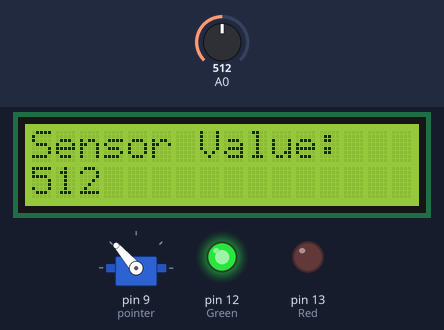
Recording of a sketch running on a simulated Arduino Uno, built with avr-gcc and run on an emulated ATmega328P. Shown: servo, 16×2 character LCD, output pins drawn as LEDs (lit = HIGH). The test bench sets the inputs (shaded band); at power-on: A0 = 512. What the sketch prints to the serial monitor is not drawn.

Above: at 1.2 s.
1.3 s: A0 set to 985
At 1.7 s:
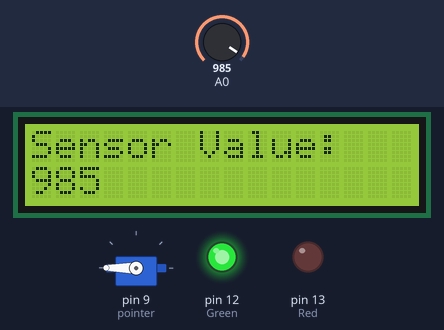
2.8 s: A0 set to 1007
At 3.3 s:
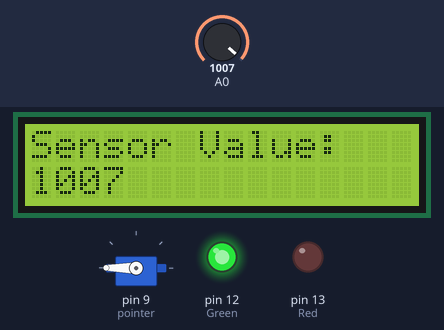
4.3 s: A0 set to 340
At 5.5 s:
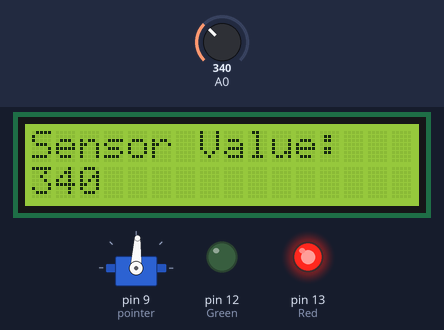
7.3 s: A0 set to 360
At 7.9 s:
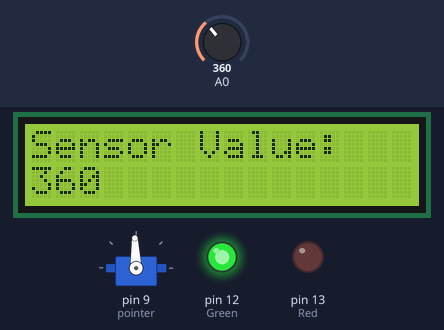
8.8 s: A0 set to 306
At 9.4 s:
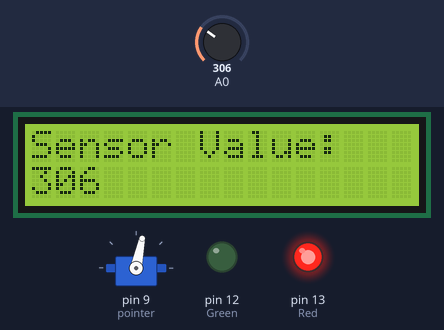
10.3 s: A0 set to 1023
At 11.0 s:
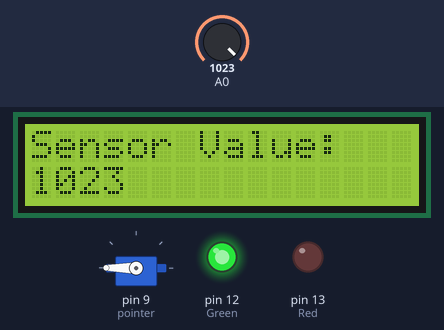
Timing chart, 0 to 13.3 s (numbered marks = the images above; inputs shaded):
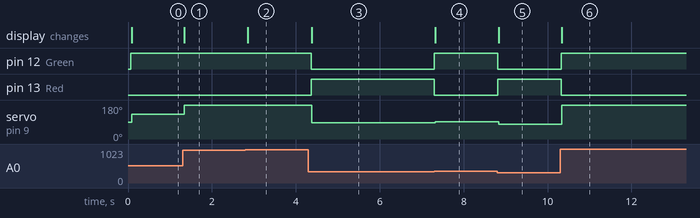

The sketch:

Arduino.ino
```cpp
#include <string.h>
#include <LiquidCrystal_I2C.h>
#include <Servo.h>

Servo pointer;

LiquidCrystal_I2C lcd(0x27, 16, 2);
int sensorValue = 0;
int val;

void setup() {
  // Initialize LEDs
  pinMode(LED_BUILTIN, OUTPUT);
  pinMode(13, OUTPUT);//Red
  pinMode(12, OUTPUT);//Green

  // Initialize Servo
  pointer.attach(9);

  Serial.begin(9600);

}

void loop() {
  // Initialize LCD
  lcd.init();
  lcd.backlight();
  lcd.clear();

  // Receive Potentiometer Data
  sensorValue = analogRead(A0);
  Serial.println(sensorValue);

  // Operate Pointer
  val = analogRead(A0);
  val = map(val, 0, 700, 0, 180);
  pointer.write(val);
  delay(0);

  // LEDs
  if (sensorValue < 350){
    digitalWrite(13, HIGH);
    digitalWrite(12, LOW);
  }

  else if (sensorValue > 350){
    digitalWrite(13, LOW);
    digitalWrite(12, HIGH);
  }


    lcd.setCursor(0,0);
    lcd.print("Sensor Value:");
    lcd.setCursor(0,1);
    lcd.print(sensorValue);
}
```

Measured:
- after the input at 1.3 s, servo on pin 9 (pointer): 131° → 180° at once; the display: changes at once (image 1)
- after the input at 2.8 s, the display: changes after 0.06 s (image 2)
- after the input at 4.3 s, pin 12 (Green): HIGH → LOW after 0.07 s; pin 13 (Red): LOW → HIGH after 0.07 s; servo on pin 9 (pointer): 180° → 87° after 0.08 s; the display: changes after 0.08 s (image 3)
- after the input at 7.3 s, pin 12 (Green): LOW → HIGH at once; pin 13 (Red): HIGH → LOW at once; servo on pin 9 (pointer): 87° → 92° at once; the display: changes at once (image 4)
- after the input at 8.8 s, pin 12 (Green): HIGH → LOW at once; pin 13 (Red): LOW → HIGH at once; servo on pin 9 (pointer): 92° → 78° at once; the display: changes at once (image 5)
- after the input at 10.3 s, pin 12 (Green): LOW → HIGH at once; pin 13 (Red): HIGH → LOW at once; servo on pin 9 (pointer): 78° → 180° at once; the display: changes at once (image 6)
